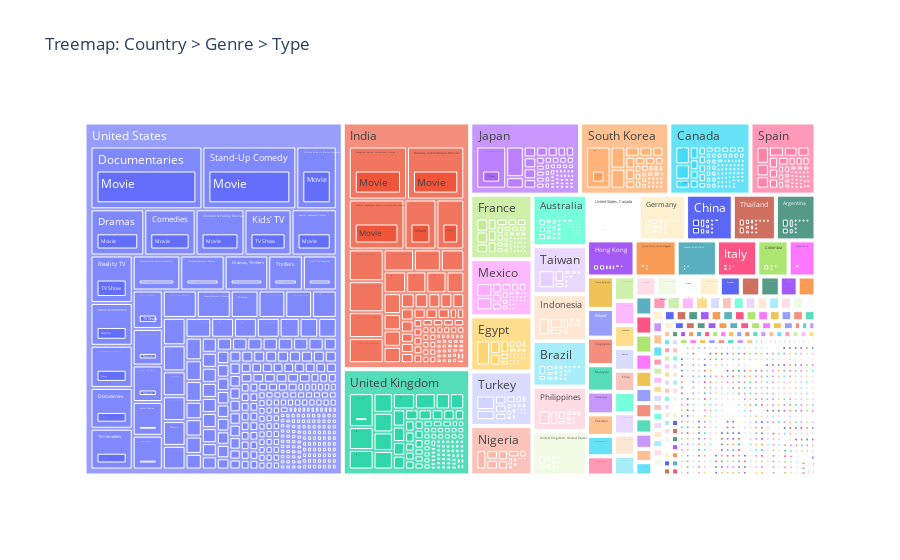

Source (notebook cell):
### Code cell
df_treemap = df.dropna(subset=['country', 'listed_in', 'type']).copy()
df_treemap = df_treemap.groupby(['country', 'listed_in', 'type']).size().reset_index(name='count')
fig = px.treemap(df_treemap, path=['country', 'listed_in', 'type'], values='count',
                 title="Treemap: Country > Genre > Type")
fig.show()

### Figure 1 — Plotly figure (JSON) as saved in the notebook; plotly's stock layout.template omitted (floating-point values rounded to 4 significant figures; data arrays with more than 128 entries replaced by an {"elided": "..."} marker saying what was removed)
{"data": [{"branchvalues": "total", "domain": {"x": [0, 1], "y": [0, 1]}, "hovertemplate": "labels=%{label}<br>count=%{value}<br>parent=%{parent}<br>id=%{id}<extra></extra>", "ids": {"elided": "6036 str values"}, "labels": {"elided": "6036 str values"}, "name": "", "parents": {"elided": "6036 str values"}, "type": "treemap", "values": {"elided": "6036 float values"}}], "layout": {"legend": {"tracegroupgap": 0}, "title": {"text": "Treemap: Country > Genre > Type"}}}
